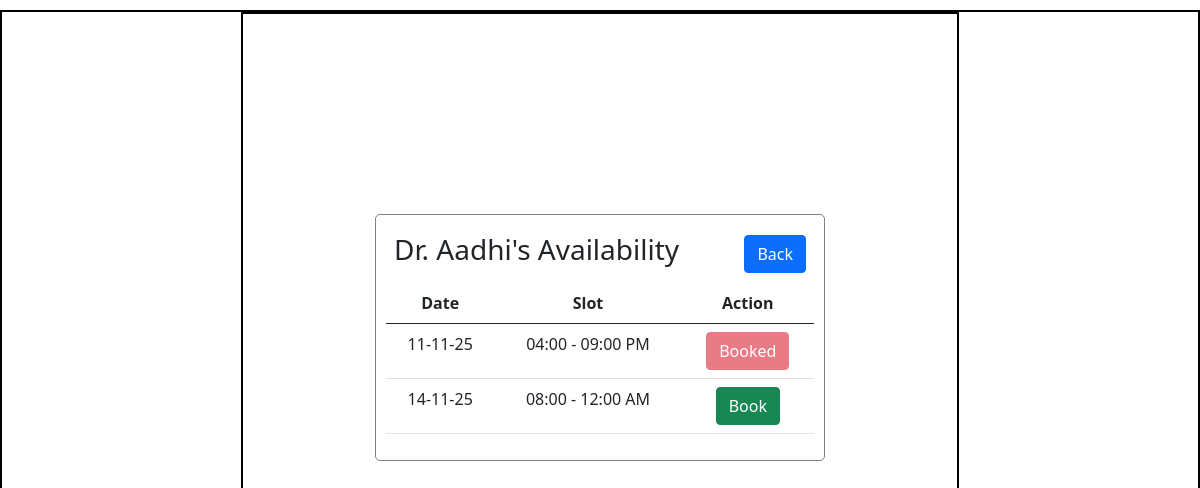
The app's page /availability_patient/2/5 with its own data.
### application/models.py (models this page shows)
class User(db.Model):
    __tablename__='Users'
    id=db.Column(db.Integer,primary_key=True)
    username=db.Column(db.String,unique=True,nullable=False)
    email=db.Column(db.String,unique=True,nullable=False)
    password=db.Column(db.String,nullable=False)
    contact_number=db.Column(db.String(10),nullable=False)
    dob=db.Column(db.String,nullable=False)
    gender=db.Column(db.String)
    role=db.Column(db.String,nullable=False,default='patient')
    department_id=db.Column(db.Integer,db.ForeignKey('departments.id'))
    experience=db.Column(db.String,nullable=True)
    status=db.Column(db.Boolean,default=True)
    is_blacklisted=db.Column(db.Boolean,default=False)
    doctor_appointments=db.relationship('Appointment',foreign_keys='Appointment.doctor_id',backref='doctor')
    patient_appointments=db.relationship('Appointment',foreign_keys='Appointment.patient_id',backref='patient')
    patient_treatments=db.relationship('Treatment',foreign_keys='Treatment.patient_id',backref='patient')
    doctor_treatments=db.relationship('Treatment',foreign_keys='Treatment.doctor_id',backref='doctor')

class Doctoravailability(db.Model):
    __tablename__='doctor_availability'
    id=db.Column(db.Integer,primary_key=True)
    doctor_id=db.Column(db.Integer,db.ForeignKey('Users.id'),nullable=False)
    date=db.Column(db.String,nullable=False)
    slot=db.Column(db.String,nullable=False)

### application/controllers.py (the view)
@app.route('/availability_patient/<int:doctor_id>/<int:patient_id>',methods=['GET','POST'])
def availability_patient(doctor_id,patient_id):
    doctor=User.query.get(doctor_id)
    this_user=User.query.get(patient_id)
    doctoravailability=Doctoravailability.query.filter_by(doctor_id=doctor_id).all()
    appointments=Appointment.query.filter_by(doctor_id=doctor_id).all()
    b_slots={(appointment.date,appointment.time)  for appointment in appointments if appointment.status!='cancelled' }
    for availability in doctoravailability:
        if (availability.date,availability.slot) in b_slots:
            availability.is_booked=True
        else:
            availability.is_booked=False
    return render_template('Availability_Patient.html',doctor=doctor,doctoravailability=doctoravailability,this_user=this_user)

### templates/Availability_Patient.html (shortened to what this page needs)
<!DOCTYPE html>
<html lang="en">
<head>
    <link rel="stylesheet" href="/static/style.css">
    <link href="https://cdn.jsdelivr.net/npm/bootstrap@5.0.2/dist/css/bootstrap.min.css" rel="stylesheet"
>
</head>
<body>
    <div id="main">
        <div id="canvas">
            <div id="form-body">
                <div class="headings">
                    <h3>Dr. {{ doctor.username }}'s Availability</h3>
                    <a href="{{ url_for('patients_dashboard',patient_id=this_user.id)}}"
                        class="btn btn-primary">Back</a>
                </div>
                <table class="table text-center">
                    <thead>
                        <tr>
                            <th>Date</th>
                            <th>Slot</th>
                            <th>Action</th>
                        </tr>
                    </thead>
                    <tbody>
                        {% for availability in doctoravailability %}
                        <tr>
                            <td>{{ availability.date }}</td>
                            <td>{{ availability.slot }}</td>
                            <td>
                                {% if availability.is_booked %}
                                <button class="btn btn-danger" disabled>Booked</button>
                                {% else %}
                                <a href="{{ url_for('book_appointment',availability_id=availability.id,patient_id=this_user.id)}}"
                                    class="btn btn-success">Book</a>
                                {% endif %}
                            </td>
                        </tr>
                        {% endfor %}
                    </tbody>
                </table>
            </div>
        </div>
    </div>
</body>
</html>

### static/style.css (style rules this page uses)
* { margin:0px; padding:0px; box-sizing: border-box; }
#main,#canvas { border :2px solid black; margin-top: 10px; }
#canvas { border:2px solid black; width:60%; height: 800px; margin:auto; }
#form-body { border:1px solid grey; width:300px; height:auto; margin:auto; margin-top:200px; border-radius:5px; padding: 10px; }
.headings { display:flex; justify-content:space-between; align-items:center; padding:4px; margin:4px; }

### templates/Availability_Patient.html (style rules this page uses)
#form-body { height: auto; width: 450px; }

### records on screen
User: username "Aadhi"
Doctoravailability: date "11-11-25", slot "04:00 - 09:00 PM", shows "Booked"
Doctoravailability: date "14-11-25", slot "08:00 - 12:00 AM"
